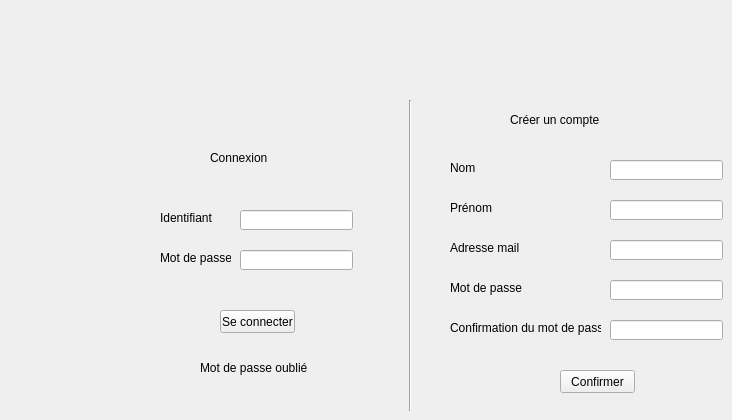
    <widget class="QWidget" name="tab">
     <attribute name="title">
      <string>Acceuil</string>
     </attribute>
     <widget class="QLabel" name="label_7">
      <property name="geometry">
       <rect>
        <x>210</x>
        <y>150</y>
        <width>91</width>
        <height>16</height>
       </rect>
      </property>
      <property name="styleSheet">
       <string notr="true">font: 15pt &quot;Calibri&quot;;</string>
      </property>
      <property name="text">
       <string>Connexion</string>
      </property>
     </widget>
     <widget class="QLabel" name="label_8">
      <property name="geometry">
       <rect>
        <x>510</x>
        <y>110</y>
        <width>141</width>
        <height>20</height>
       </rect>
      </property>
      <property name="styleSheet">
       <string notr="true">font: 15pt &quot;Calibri&quot;;</string>
      </property>
      <property name="text">
       <string>Créer un compte</string>
      </property>
     </widget>
     <widget class="QLabel" name="label_9">
      <property name="geometry">
       <rect>
        <x>160</x>
        <y>210</y>
        <width>61</width>
        <height>16</height>
       </rect>
      </property>
      <property name="text">
       <string>Identifiant</string>
      </property>
     </widget>
     <widget class="QLabel" name="label_12">
      <property name="geometry">
       <rect>
        <x>160</x>
        <y>250</y>
        <width>71</width>
        <height>16</height>
       </rect>
      </property>
      <property name="text">
       <string>Mot de passe</string>
      </property>
     </widget>
     <widget class="QLineEdit" name="lineEdit_7">
      <property name="geometry">
       <rect>
        <x>240</x>
        <y>210</y>
        <width>113</width>
        <height>20</height>
       </rect>
      </property>
     </widget>
     <widget class="QLineEdit" name="lineEdit_8">
      <property name="geometry">
       <rect>
        <x>240</x>
        <y>250</y>
        <width>113</width>
        <height>20</height>
       </rect>
      </property>
     </widget>
     <widget class="QLabel" name="label_10">
      <property name="geometry">
       <rect>
        <x>200</x>
        <y>360</y>
        <width>111</width>
        <height>16</height>
       </rect>
      </property>
      <property name="text">
       <string>Mot de passe oublié ?</string>
      </property>
     </widget>
     <widget class="QLabel" name="label_11">
      <property name="geometry">
       <rect>
        <x>450</x>
        <y>160</y>
        <width>121</width>
        <height>16</height>
       </rect>
      </property>
      <property name="text">
       <string>Nom</string>
      </property>
     </widget>
     <widget class="QLabel" name="label_13">
      <property name="geometry">
       <rect>
        <x>450</x>
        <y>200</y>
        <width>121</width>
        <height>16</height>
       </rect>
      </property>
      <property name="text">
       <string>Prénom</string>
      </property>
     </widget>
     <widget class="QLabel" name="label_14">
      <property name="geometry">
       <rect>
        <x>450</x>
        <y>240</y>
        <width>121</width>
        <height>16</height>
       </rect>
      </property>
      <property name="text">
       <string>Adresse mail</string>
      </property>
     </widget>
     <widget class="QLabel" name="label_15">
      <property name="geometry">
       <rect>
        <x>450</x>
        <y>280</y>
        <width>121</width>
        <height>16</height>
       </rect>
      </property>
      <property name="text">
       <string>Mot de passe</string>
      </property>
     </widget>
     <widget class="QLabel" name="label_16">
      <property name="geometry">
       <rect>
        <x>450</x>
        <y>320</y>
        <width>151</width>
        <height>16</height>
       </rect>
      </property>
      <property name="text">
       <string>Confirmation du mot de passe</string>
      </property>
     </widget>
     <widget class="QLineEdit" name="lineEdit_9">
      <property name="geometry">
       <rect>
        <x>610</x>
        <y>200</y>
        <width>113</width>
        <height>20</height>
       </rect>
      </property>
     </widget>
     <widget class="QLineEdit" name="lineEdit_10">
      <property name="geometry">
       <rect>
        <x>610</x>
        <y>240</y>
        <width>113</width>
        <height>20</height>
       </rect>
      </property>
     </widget>
     <widget class="QLineEdit" name="lineEdit_11">
      <property name="geometry">
       <rect>
        <x>610</x>
        <y>280</y>
        <width>113</width>
        <height>20</height>
       </rect>
      </property>
     </widget>
     <widget class="QLineEdit" name="lineEdit_12">
      <property name="geometry">
       <rect>
        <x>610</x>
        <y>320</y>
        <width>113</width>
        <height>20</height>
       </rect>
      </property>
     </widget>
     <widget class="QLineEdit" name="lineEdit_13">
      <property name="geometry">
       <rect>
        <x>610</x>
        <y>160</y>
        <width>113</width>
        <height>20</height>
       </rect>
      </property>
     </widget>
     <widget class="Line" name="line">
      <property name="geometry">
       <rect>
        <x>400</x>
        <y>100</y>
        <width>20</width>
        <height>311</height>
       </rect>
      </property>
      <property name="orientation">
       <enum>Qt::Vertical</enum>
      </property>
     </widget>
     <widget class="QPushButton" name="pushButton_2">
      <property name="geometry">
       <rect>
        <x>560</x>
        <y>370</y>
        <width>75</width>
        <height>23</height>
       </rect>
      </property>
      <property name="text">
       <string>Confirmer</string>
      </property>
     </widget>
     <widget class="QPushButton" name="pushButton_3">
      <property name="geometry">
       <rect>
        <x>220</x>
        <y>310</y>
        <width>75</width>
        <height>23</height>
       </rect>
      </property>
      <property name="text">
       <string>Se connecter</string>
      </property>
     </widget>
    </widget>
